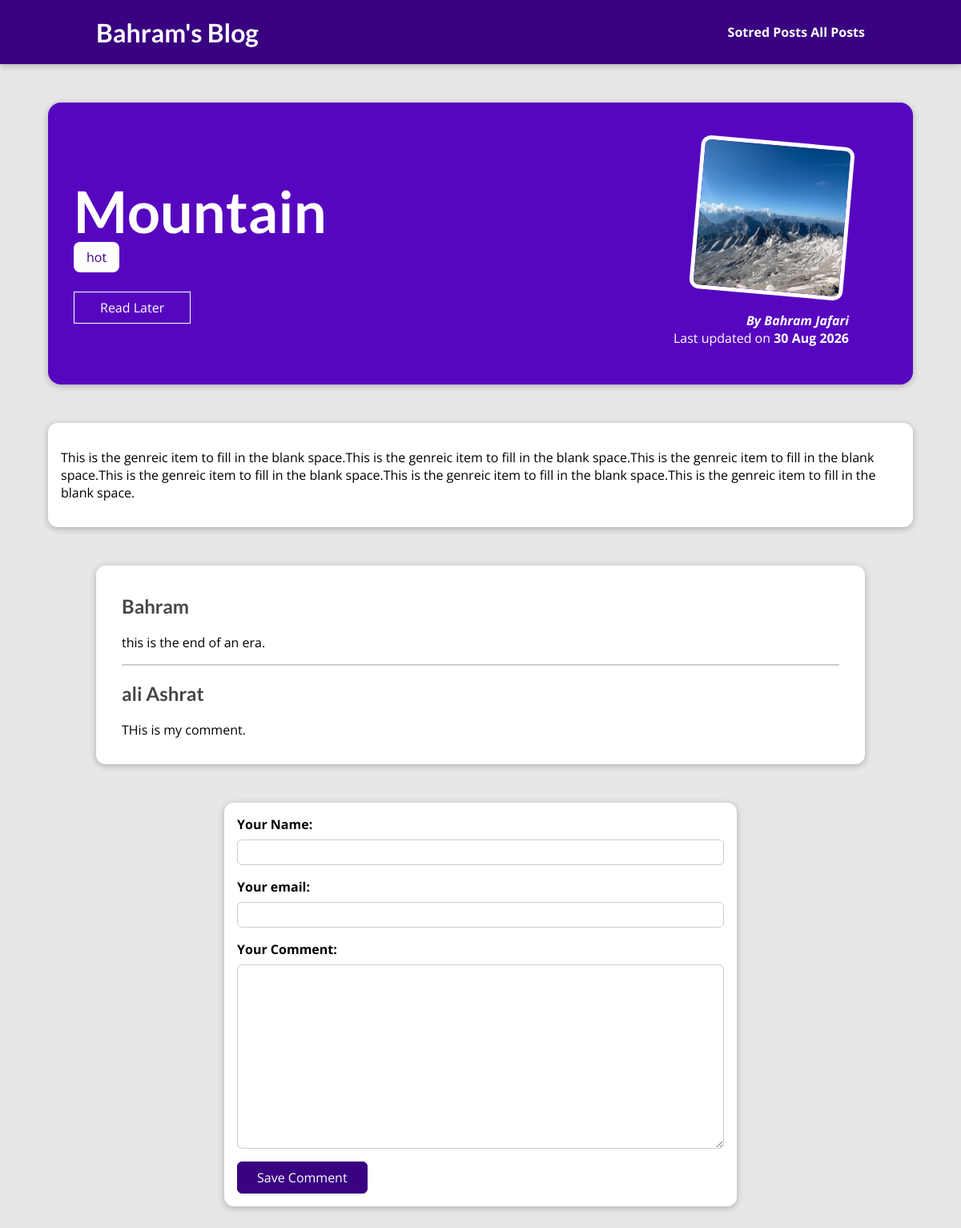
Page /posts/mountain on the committed database.
### blog/models.py (models this page shows, shortened)
class Post(models.Model):
    title = models.CharField(max_length=150)
    excerpt = models.CharField(max_length=200)
    image = models.ImageField(upload_to="posts", null=True)
    date = models.DateField(auto_now=True)
    slug = models.SlugField(unique=True, db_index=True)
    content = models.TextField(validators=[MinLengthValidator(10)])
    author = models.ForeignKey(
        Author, on_delete=models.SET_NULL, null=True, related_name="posts")
    tags = models.ManyToManyField(Tag)

class Tag(models.Model):
    caption = models.CharField(max_length=20)

class Author(models.Model):
    first_name = models.CharField(max_length=100)
    last_name = models.CharField(max_length=100)
    email_address = models.EmailField()
    def full_name(self):
        return f"{self.first_name} {self.last_name}"
    def __str__(self):
        return self.full_name()

class Comment (models.Model):
    user_name = models.CharField(max_length=120)
    user_email = models.EmailField()
    text = models.TextField(max_length=400)
    post = models.ForeignKey(
        Post, on_delete=models.CASCADE, related_name= "comments"
    )

### blog/views.py (the view, shortened to what this page needs)
# urls.py: path("posts/<slug:slug>", views.SinglePostView.as_view(),
class SinglePostView(View):
    def is_saved_later(self, request, post_id):
            stored_post = request.session.get("stored_posts")
            if stored_post is not None:
                saved_later = post_id in stored_post
            else:
                saved_later = False
            return saved_later
    def get(self, request, slug):
        post = Post.objects.get(slug=slug)
        context = {
          "post": post,
          "post_tags": post.tags.all(),
          "comment_form": CommentForm(),
          "comments": post.comments.all(),
          "is_saved_later": self.is_saved_later(request, post.id)
        }
        return render(request, "blog/post-detail.html", context)

### blog/forms.py
class CommentForm(forms.ModelForm):
  class Meta:
    model = Comment
    exclude = ["post"]
    labels = {
      "user_name": "Your Name",
      "user_email": "Your email",
      "text": "Your Comment"
    }

### blog/templates/blog/post-detail.html (shortened to what this page needs)
{% extends "base.html" %}
{% load static %}
{% block css_files %}
<link rel="stylesheet" href="{% static "blog/post-detail.css" %}" />
{% endblock %}
{% block content %}
<section id="summary">
  <h2>{{ post.title }}</h2>
  <div>
    {% for tag in post_tags %}
      <span class="tag">{{ tag.caption }}</span>
    {% endfor %}
  </div>
  <div id="read-later">
    <form action="{% url "read-later" %}" method="POST">
    <button>
      {% if is_saved_later %}
      Remove From the "Read Later"
      {% else %}
      Read Later
      {% endif %}
    </button>
  </form>
  </div>
  <article>
    <img src="{{ post.image.url }}" alt="{{ post.title }}" />
    <address>By <a href="mailto:{{ post.author.email_address }}">{{ post.author }}</a></address>
    <div>Last updated on <time>{{ post.date|date:"d M Y" }}</time></div>
  </article>
</section>
<main>
  {{ post.content|linebreaks }}
</main>
<section id= "comments">
  <ul>
    {% for comment in comments %}
    <li>
      <h2>
        {{ comment.user_name }}
      </h2>
      <p> {{comment.text|linebreaks }} </P>
    </li>
    {% endfor %}
  </ul>
</section>
<div>
  <form action=" {% url "post-detail-page" post.slug %} " method="POST" id = "comment-form">
    {% for form_field in comment_form %}
    <div class= "form-control {% if form_field.errors %} invalid {% endif %} ">
      {{ form_field.label_tag }}
      {{ form_field }}
    </div>
    {% endfor %}
    <button>
      Save Comment
    </button>
  </form>
</div>
{% endblock %}

### templates/base.html (shortened to what this page needs)
{% load static %}
<!DOCTYPE html>
<html lang="en">
<head>
  <link rel="stylesheet" href="{% static "app.css" %}">
  {% block css_files %}{% endblock %}
</head>
<body>
  <header id="main-navigation">
    <h1><a href="{% url "starting-page" %}">Bahram's Blog</a></h1>
    <nav>
      <a href="{% url "read-later" %}">Sotred Posts</a>
      <a href="{% url "posts-page" %}">All Posts</a>
    </nav>
  </header>
  {% block content %}
  {% endblock %}
</body>
</html>

### static/app.css (style rules this page uses)
* { box-sizing: border-box; }
html { font-family: 'Open Sans', 'Lato', sans-serif; }
body { margin: 0; }
h1, h2, h3 { font-family: 'Lato', sans-serif; font-weight: bold; }
#main-navigation { width: 100%; height: 5rem; display: flex; justify-content: space-between; align-items: center; padding: 0 10%; position: absolute; top: 0; left: 0; }
#main-navigation a { text-decoration: none; color: white; font-weight: bold; }

### blog/static/blog/post-detail.css (style rules this page uses)
body { background-color: #e7e7e7; }
#main-navigation { background-color: #390281; box-shadow: 0 2px 8px rgba(0, 0, 0, 0.25); }
#summary { margin: 8rem auto 3rem auto; padding: 2rem; width: 90%; max-width: 90rem; border-radius: 16px; background-color: #5706c0; position: relative; box-shadow: 0 2px 8px rgba(0, 0, 0, 0.25); height: 22rem; }
#summary h2 { color: white; font-size: 4.5rem; margin-bottom: 0.25rem; }
#summary article { position: absolute; top: 2rem; right: 3rem; padding: 1rem 2rem; border-radius: 12px; text-align: right; color: white; }
#summary article img { width: 12rem; height: 12rem; border-radius: 12px; transform: rotateZ(5deg); border: 5px solid white; margin-bottom: 1rem; }
#summary address { font-weight: bold; }
#summary a { color: white; text-decoration: none; }
#summary time { font-weight: bold; }
#read-later { margin: 2rem 0; }
#read-later button { background-color: transparent; border: 1px solid white; padding: 0.5rem 2rem; font: inherit; color: white; cursor: pointer; }
main { width: 90%; max-width: 90rem; margin: 3rem auto; background-color: white; padding: 1rem; border-radius: 12px; box-shadow: 0 2px 8px rgba(0, 0, 0, 0.25); }
.tag { background-color: white; color: #390281; padding: 0.5rem 1rem; border-radius: 8px; }
#comment-form { margin: 3rem auto; width: 90%; max-width: 40rem; border-radius: 12px; background-color: white; box-shadow: 0 2px 8px rgba(0, 0, 0, 0.25); padding: 1rem; }
#comment-form button { font: inherit; background-color: #390281; color: white; border: 1px solid #390281; padding: 0.5rem 1.5rem; border-radius: 6px; cursor: pointer; }
.form-control { margin-bottom: 1rem; }
.form-control label { font-weight: bold; margin-bottom: 0.5rem; display: block; }
.form-control input, .form-control textarea { display: block; width: 100%; font: inherit; padding: 0.25rem; border-radius: 6px; border: 1px solid #ccc; }
#comments { margin: 3rem auto; width: 90%; max-width: 60rem; border-radius: 12px; background-color: white; box-shadow: 0 2px 8px rgba(0, 0, 0, 0.25); padding: 1rem 2rem; }
#comments ul { list-style: none; margin: 0; padding: 0; }
#comments li { margin-bottom: 1rem; border-bottom: 2px solid #ccc; }
#comments li:last-of-type { border-bottom: none; }
#comments h2 { color: #464646; }

### rows in the picture
Post: title "Mountain", image (picture), author "Bahram Jafari", date "30 Aug 2026", content "This is the genreic item to fill in the blank space.This is the genreic item to fill in the blank space.This is the genreic item to fill in the blank space.This is the genreic item to fill in the blank space.This is the genreic item to fill in the blank space.This is the genreic item to fill in the blank space."
Tag: caption "hot"
Comment: user_name "Bahram", text "this is the end of an era."
Comment: user_name "ali Ashrat", text "THis is my comment."
